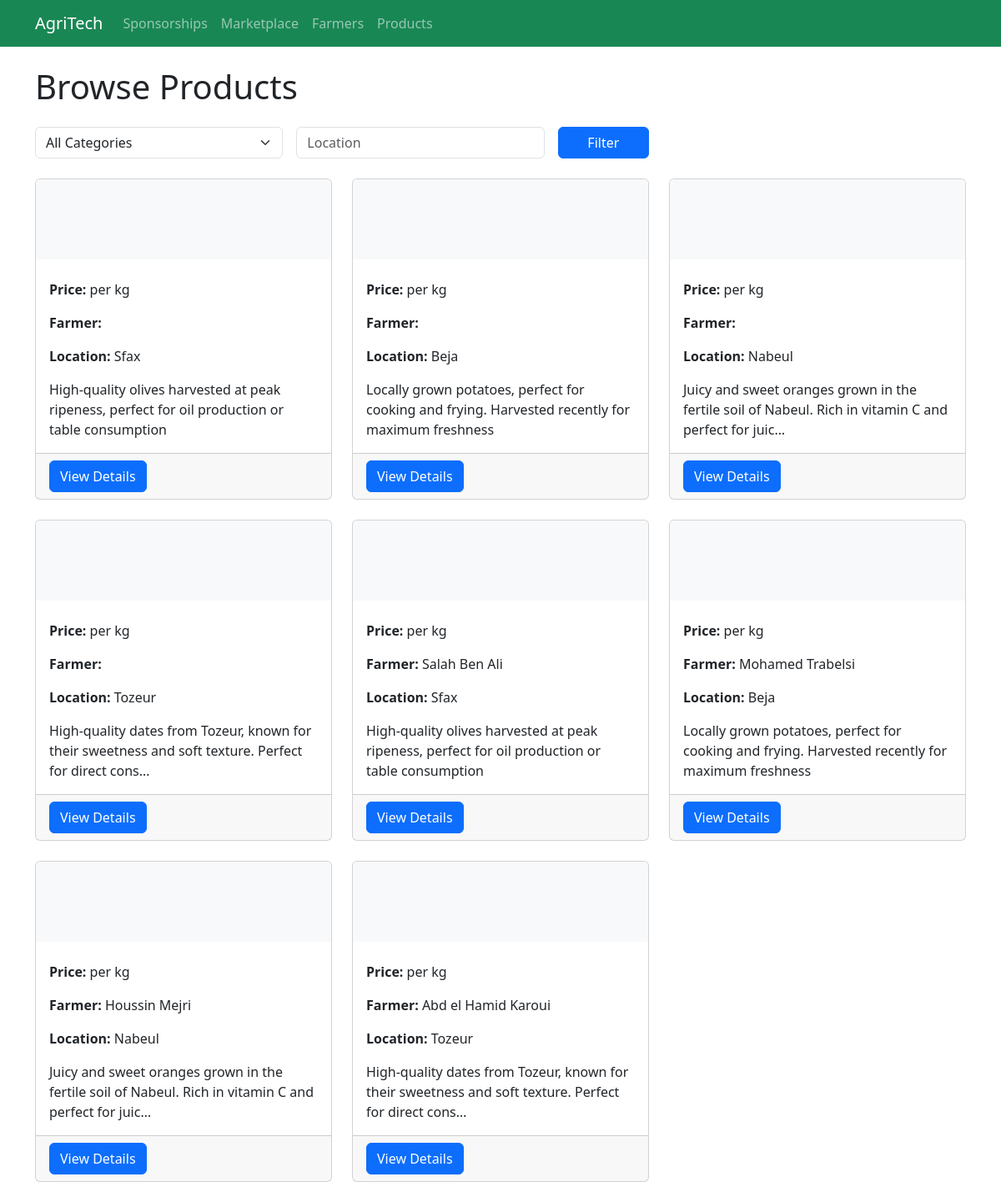
Screenshot of /marketplace/produce/ with the database file from the repository.
### marketplace/models.py (models this page shows, shortened)
class Produce(models.Model):
    UNIT_CHOICES = [
        ('kg', 'Kilograms'),
        ('g', 'Grams'),
        ('ton', 'Tons'),
        ('l', 'Liters'),
        ('unit', 'Units/Pieces'),
    ]
    farmer = models.ForeignKey(Farmer, on_delete=models.CASCADE, related_name='produce')
    category = models.ForeignKey(ProduceCategory, on_delete=models.SET_NULL, null=True, related_name='produce_items')
    title = models.CharField(max_length=100)
    description = models.TextField()
    quantity = models.DecimalField(max_digits=10, decimal_places=2, validators=[MinValueValidator(0.01)])
    unit = models.CharField(max_length=4, choices=UNIT_CHOICES, default='kg')
    price_per_unit = models.DecimalField(max_digits=10, decimal_places=2, validators=[MinValueValidator(0.01)])
    location = models.CharField(max_length=100)
    is_available = models.BooleanField(default=True)
    created_at = models.DateTimeField(auto_now_add=True)
    updated_at = models.DateTimeField(auto_now=True)

class Farmer(models.Model):
    user = models.OneToOneField(User, on_delete=models.CASCADE, related_name='farmer_profile')
    phone_number = models.CharField(max_length=15)
    location = models.CharField(max_length=100)
    rating = models.DecimalField(max_digits=3, decimal_places=2, default=0.0)
    total_ratings = models.PositiveIntegerField(default=0)
    created_at = models.DateTimeField(auto_now_add=True)
    updated_at = models.DateTimeField(auto_now=True)

### marketplace/views.py (the view)
# urls.py: path('produce/', views.produce_list, name='produce_list'),
def produce_list(request):
    categories = ProduceCategory.objects.all()
    selected_category = request.GET.get('category')
    location = request.GET.get('location')
    produce_items = Produce.objects.filter(is_available=True)
    if selected_category:
        produce_items = produce_items.filter(category__id=selected_category)
    if location:
        produce_items = produce_items.filter(location__icontains=location)
    context = {
        'produce_items': produce_items,
        'categories': categories,
        'selected_category': selected_category,
        'location': location,
    }
    return render(request, 'marketplace/produce_list.html', context)

### templates/marketplace/produce_list.html (shortened to what this page needs)
{% extends "base.html" %}
{% block content %}
    <h1 class="mb-4">Browse Products</h1>
    <div class="row mb-4">
        <div class="col-md-8">
            <form method="get" class="row g-3">
                <div class="col-md-5">
                    <select name="category" class="form-select">
                        <option value="">All Categories</option>
                    </select>
                </div>
                <div class="col-md-5">
                    <input type="text" name="location" class="form-control" placeholder="Location" value="{{ location|default:'' }}">
                </div>
                <div class="col-md-2">
                    <button type="submit" class="btn btn-primary w-100">Filter</button>
                </div>
            </form>
        </div>
    </div>
    <div class="row">
        {% if produce_items %}
            {% for produce in produce_items %}
                <div class="col-md-4 mb-4">
                    <div class="card h-100">
                        {% if produce.image %}
                            <img src="{{ produce.image.url }}" class="card-img-top" alt="{{ produce.name }}">
                        {% else %}
                            <div class="card-img-top bg-light text-center py-5">
                            </div>
                        {% endif %}
                        <div class="card-body">
                            <p class="card-text">
                                <strong>Price:</strong> {{ produce.price }} per {{ produce.unit }}
                            </p>
                            <p class="card-text">
                                <strong>Farmer:</strong> {{ produce.farmer.user.get_full_name|default:produce.farmer.user.username }}
                            </p>
                            <p class="card-text">
                                <strong>Location:</strong> {{ produce.location }}
                            </p>
                            <p class="card-text">{{ produce.description|truncatechars:100 }}</p>
                        </div>
                        <div class="card-footer">
                            <a href="{% url 'produce_detail' produce.id %}" class="btn btn-primary">View Details</a>
                        </div>
                    </div>
                </div>
            {% endfor %}
        {% else %}
            <div class="col-12">
                <div class="alert alert-info">
                    No products found matching your criteria. Try adjusting your filters.
                </div>
            </div>
        {% endif %}
    </div>
{% endblock %}

### rows the page displays
Produce: unit "kg", location "Sfax", description "High-quality olives harvested at peak ripeness, perfect for oil production or table consumption"
Produce: unit "kg", location "Beja", description "Locally grown potatoes, perfect for cooking and frying. Harvested recently for maximum freshness"
Produce: unit "kg", location "Nabeul", description "Juicy and sweet oranges grown in the fertile soil of Nabeul. Rich in vitamin C and perfect for juic…"
Produce: unit "kg", location "Tozeur", description "High-quality dates from Tozeur, known for their sweetness and soft texture. Perfect for direct cons…"
Produce: unit "kg", farmer.user.get_full_name "Salah Ben Ali", location "Sfax", description "High-quality olives harvested at peak ripeness, perfect for oil production or table consumption"
Produce: unit "kg", farmer.user.get_full_name "Mohamed Trabelsi", location "Beja", description "Locally grown potatoes, perfect for cooking and frying. Harvested recently for maximum freshness"
Produce: unit "kg", farmer.user.get_full_name "Houssin Mejri", location "Nabeul", description "Juicy and sweet oranges grown in the fertile soil of Nabeul. Rich in vitamin C and perfect for juic…"
Produce: unit "kg", farmer.user.get_full_name "Abd el Hamid Karoui", location "Tozeur", description "High-quality dates from Tozeur, known for their sweetness and soft texture. Perfect for direct cons…"
